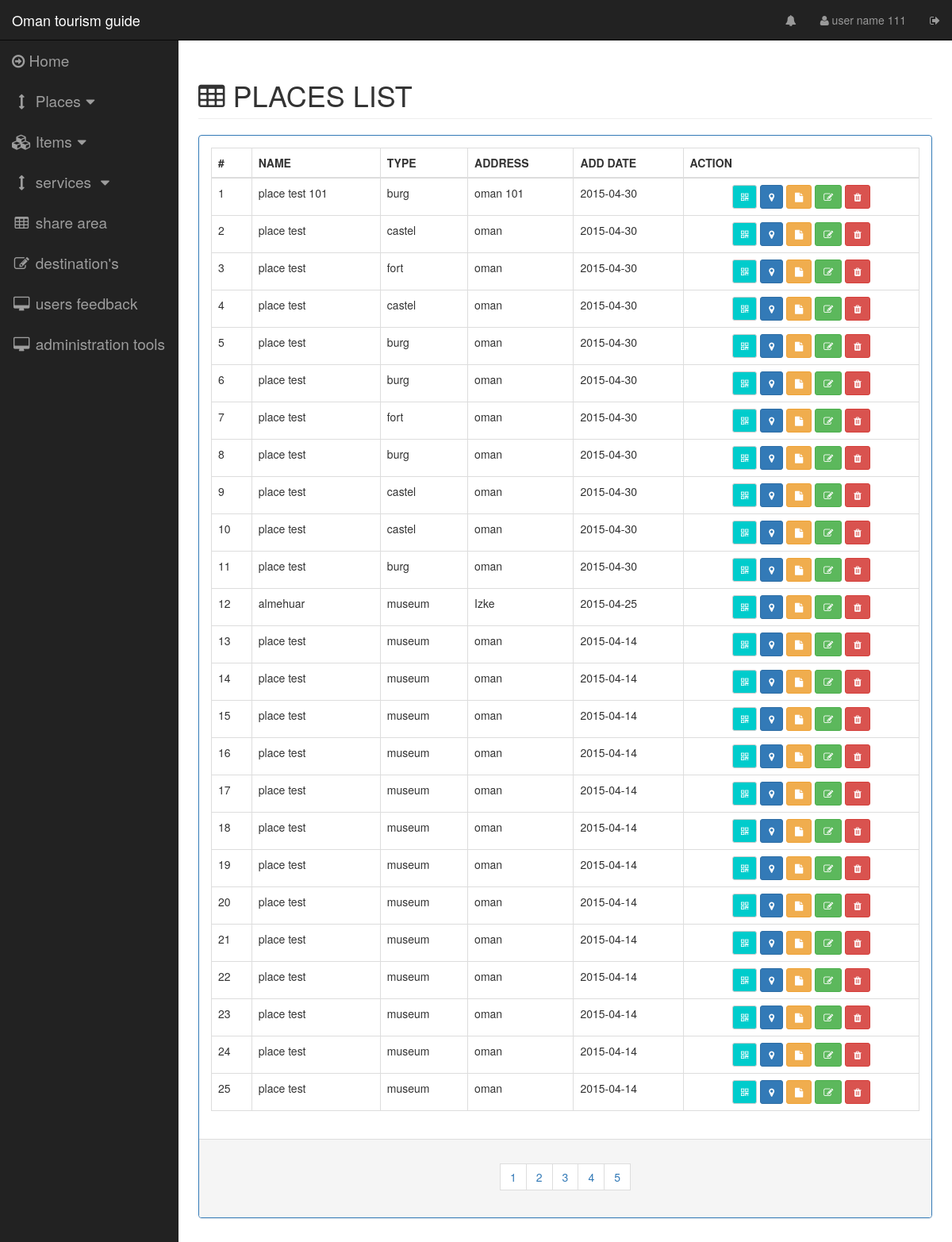
The page /pages/placeslist.php (signed in) on the database its author committed.
### tables this page shows
CREATE TABLE IF NOT EXISTS `place` (
`place_id` int(11) NOT NULL,
  `place_type` int(11) NOT NULL,
  `place_name` varchar(45) NOT NULL,
  `address` varchar(132) DEFAULT NULL,
  `place_location_lat` float DEFAULT NULL,
  `place_location_lng` float DEFAULT NULL,
  `place_admin_creator` int(11) NOT NULL,
  `view` int(1) NOT NULL DEFAULT '1',
  `description` text NOT NULL,
  `create_date` timestamp NOT NULL DEFAULT CURRENT_TIMESTAMP ON UPDATE CURRENT_TIMESTAMP,
  `last_update` timestamp NOT NULL DEFAULT '0000-00-00 00:00:00'
);

CREATE TABLE IF NOT EXISTS `place_type` (
`place_id` int(11) NOT NULL,
  `place_name` varchar(45) NOT NULL
);

### server/dboperation.php (called while the page is built, shortened)
<?php
class dboperation {
    public static function placeTotalCount() {
        try {
            $dbh = new PDO("mysql:host=" . DB_HOST . ";dbname=" . DB_NAME . "", DB_USERNAME, DB_PASSWORD, array(PDO::MYSQL_ATTR_INIT_COMMAND => "SET NAMES 'utf8'"));
            $sql = 'SELECT count(*) as count FROM place WHERE 1';
            foreach ($dbh->query($sql) as $row) {
                $count = $row['count'];
            }
            return $count;
        } catch (PDOException $e) {
            echo $e->getMessage();
        }
    }
    public static function getPlacesList($selectfrom = 1, $selectamount = 25) {
        $response = array("status" => "false", "data" => "");
        try {
            $dbh = new PDO("mysql:host=" . DB_HOST . ";dbname=" . DB_NAME . "", DB_USERNAME, DB_PASSWORD, array(PDO::MYSQL_ATTR_INIT_COMMAND => "SET NAMES 'utf8'"));
            $dbh->setAttribute(PDO::ATTR_ERRMODE, PDO::ERRMODE_EXCEPTION);
            $stmt = $dbh->prepare('SELECT
                                    place.place_id,
                                    place_type.place_name AS placetype,
                                    place.address,
                                    place.view,
                                    place.place_location_lat,
                                    place.place_location_lng,
                                    place.description,
                                    DATE(place.create_date) AS adddate,
                                    place.place_name,
                                    place.place_type
                                  FROM place
                                    INNER JOIN place_type
                                      ON place.place_type = place_type.place_id
                      ORDER BY place.create_date DESC
                      LIMIT ' . $selectfrom . ' , ' . $selectamount . '');
            $stmt->execute();
            $result = $stmt->fetchAll();
            $response = array("status" => "false", "data" => "");
            $place = array("id" => "",
                "placetype" => "",
                "name" => "",
                "view" => "",
                "locationlat" => "",
                "desc" => "",
                "locationlang" => "",
                "createdate" => "",
                "placetypeid" => "",
                "address" => "");
            $data = array();
            foreach ($result as $row) {
                $place["id"] = $row['place_id'];
                $place["type"] = $row['placetype'];
                $place["placetypeid"] = $row['place_type'];
                $place["name"] = $row['place_name'];
                $place["view"] = $row['view'];
                $place["address"] = $row['address'];
                $place["locationlat"] = $row['place_location_lat'];
                $place["locationlang"] = $row['place_location_lng'];
                $place["creatdate"] = $row['adddate'];
                $place["desc"] = $row['description'];
                array_push($data, $place);
            }
            $response['data'] = $data;
            $response["status"] = "true";
        } catch (PDOException $e) {
            $response["data"] = $e->getMessage();
            $response["status"] = "false";
            echo $e->getMessage();
        } finally {
            return json_encode($response);
        }
    }
}

### controlpages/placeslist.php (the view)
<div class="row">
    <div class="col-lg-12">
        <h1 class="page-header" style="text-transform: uppercase"><span class="fa fa-table"></span>&nbsp;places list</h1>
    </div>
</div>
<div class="row">
    <div class="col-lg-12 col-md-12">
        <div class="panel panel-primary">
            <div class="panel-body">
                <table id="places-list-table" class="table table-bordered table-hover">
                    <thead>
                        <tr>
                            <th>#</th>
                            <th>NAME</th>
                            <th>TYPE</th>
                            <th>ADDRESS</th>
                            <th>ADD DATE</th>
                            <th>ACTION</th>
                        </tr>
                    </thead>
                    <tbody >
                        <?php
                        $selectamount = 25;
                        $placelist = json_decode(dboperation::getPlacesList(0, $selectamount));
                        $num = 1;
                        foreach ($placelist->data as $key => $object) {
                            ?>
                        <tr id="place_list_tr_<?php echo $num; ?>">
                                <td><?php echo $num; ?></td>
                                <td><?php echo $object->name ?></td>
                                <td><?php echo $object->type ?></td>
                                <td><?php echo $object->address ?></td>
                                <td><?php echo $object->creatdate ?></td>
                                <td>
                        <center>
                            <?php
                            $desc = str_replace("'", "\'", $object->desc);
                            ?>
                            <span data-toggle="modal" data-target="#qr_modal" onclick="PlaceOperations.setPlaceQrModal('<?php echo $object->id ?>',  '<?php echo $object->name?>')" title="QR" class="qr-button btn btn-sm btn-default"><i class="fa fa-qrcode"></i></span>
                            <span data-toggle="modal" data-target="#map_modal" onclick="PlaceOperations.setmapplacelocation('<?php echo $object->locationlat ?>', '<?php echo $object->locationlang ?>')"title="open on the map" class="btn btn-sm btn-primary"><i class="fa fa-map-marker"></i></span>
                            <span onclick="PlaceOperations.setplacedesc('<?php echo $desc;?>')" data-toggle="modal" data-target="#place_desc_modal" title="descrption" class="btn btn-sm btn-warning "><i class="fa fa-file"></i></span>
                            <span onclick="PlaceOperations.setupdateplacemodelforminfo(
                                        '<?php echo $object->id; ?>',
                                        '<?php echo $object->placetypeid; ?>',
                                        '<?php echo $object->name; ?>',
                                        '<?php echo $object->address; ?>',
                                        '<?php echo $object->locationlat; ?>',
                                        '<?php echo $object->locationlang; ?>',
                                        '<?php echo $desc; ?>',
                                        '<?php echo $object->view; ?>'
                                        )" data-toggle="modal" data-target="#update_place_modal" title="edit place information" class="btn btn-sm btn-success "><i class="fa fa-edit"></i></span>
                            <span onclick="PlaceOperations.setdeletplacemodelforminfo( '<?php echo $object->id; ?>',  '<?php echo $num;?>')" data-toggle="modal" data-target="#remove_place_modal" title="remove" class="btn btn-sm btn-danger"><i class="fa fa-trash"></i></span>
                        </center>
                        </td>
                        </tr>
                        <?php
                        $num++;
                    }
                    ?>
                    </tbody>
                </table>
            </div>
            <div class="panel-footer">
                <center>
                    <nav>
                        <ul class="pagination">
                            <?php
                            $placecount = dboperation::placeTotalCount();
                            $pages = intval($placecount) / $selectamount;
                            if (is_float($pages)) {
                                $pages = intval($pages + 1);
                            }
                           $selectfrom = 0;
                            $selectto = $selectamount;
                            $roundnum = 1;
                            for ($index = 0; $index < $pages; $index++) {
                                ?>
                                <li>
                                    <span
                                        onclick="placesListFunctions.placesnextpage('<?php echo $selectfrom; ?>', '<?php echo $selectamount ?>')"
                                        class="btn" style="border-radius: 0px;">
                                        <?php echo $index + 1; ?>
                                    </span>
                                </li>
                                <?php
                                $roundnum++;
                                $selectfrom = $selectto;
                                $selectto = $selectamount * $roundnum;
                            }
                            ?>
                        </ul>
                    </nav>
                </center>
            </div>
        </div>
    </div>
</div>

### css/sb-admin.css (style rules this page uses)
body { margin-top: 100px; background-color: #222; }
@media (min-width:768px) { body { margin-top: 50px; } }

### css/main.css (style rules this page uses)
.qr-button { background: #00cccc; color: #FFFFFF; }

### rows shown on the page
place: place_name "place test 101", place_type.place_name "burg", address "oman 101", creatdate "2015-04-30"
place: place_name "place test", place_type.place_name "castel", address "oman", creatdate "2015-04-30"
place: place_name "place test", place_type.place_name "fort", address "oman", creatdate "2015-04-30"
place: place_name "place test", place_type.place_name "castel", address "oman", creatdate "2015-04-30"
place: place_name "place test", place_type.place_name "burg", address "oman", creatdate "2015-04-30"
place: place_name "place test", place_type.place_name "burg", address "oman", creatdate "2015-04-30"
place: place_name "place test", place_type.place_name "fort", address "oman", creatdate "2015-04-30"
place: place_name "place test", place_type.place_name "burg", address "oman", creatdate "2015-04-30"
place: place_name "place test", place_type.place_name "castel", address "oman", creatdate "2015-04-30"
place: place_name "place test", place_type.place_name "castel", address "oman", creatdate "2015-04-30"
place: place_name "place test", place_type.place_name "burg", address "oman", creatdate "2015-04-30"
place: place_name "almehuar", place_type.place_name "museum", address "Izke", creatdate "2015-04-25"
place: place_name "place test", place_type.place_name "museum", address "oman", creatdate "2015-04-14"
place: place_name "place test", place_type.place_name "museum", address "oman", creatdate "2015-04-14"
place: place_name "place test", place_type.place_name "museum", address "oman", creatdate "2015-04-14"
place: place_name "place test", place_type.place_name "museum", address "oman", creatdate "2015-04-14"
place: place_name "place test", place_type.place_name "museum", address "oman", creatdate "2015-04-14"
place: place_name "place test", place_type.place_name "museum", address "oman", creatdate "2015-04-14"
place: place_name "place test", place_type.place_name "museum", address "oman", creatdate "2015-04-14"
place: place_name "place test", place_type.place_name "museum", address "oman", creatdate "2015-04-14"
place: place_name "place test", place_type.place_name "museum", address "oman", creatdate "2015-04-14"
place: place_name "place test", place_type.place_name "museum", address "oman", creatdate "2015-04-14"
place: place_name "place test", place_type.place_name "museum", address "oman", creatdate "2015-04-14"
place: place_name "place test", place_type.place_name "museum", address "oman", creatdate "2015-04-14"
place: place_name "place test", place_type.place_name "museum", address "oman", creatdate "2015-04-14"

### other values the page prints
$_SESSION['login-admin-name'] "user name 111"
